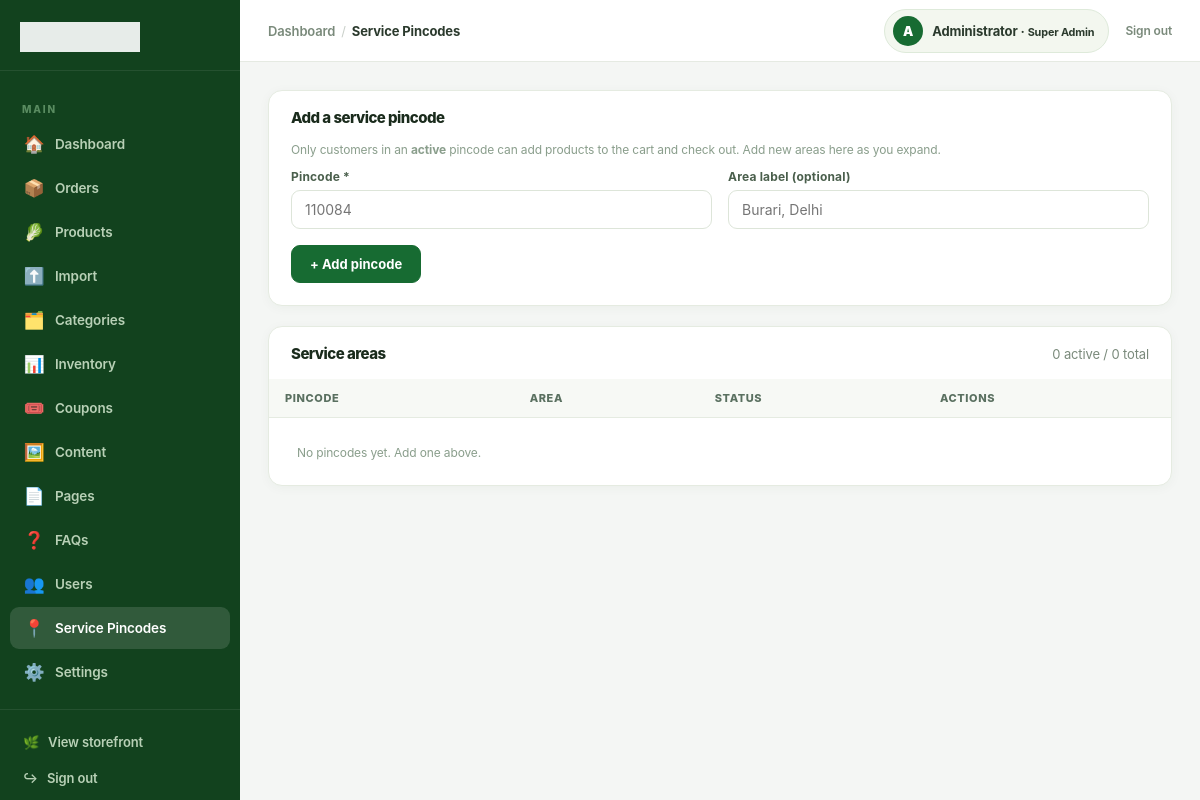
The app's page /admin/pincodes.php (signed in), older data.
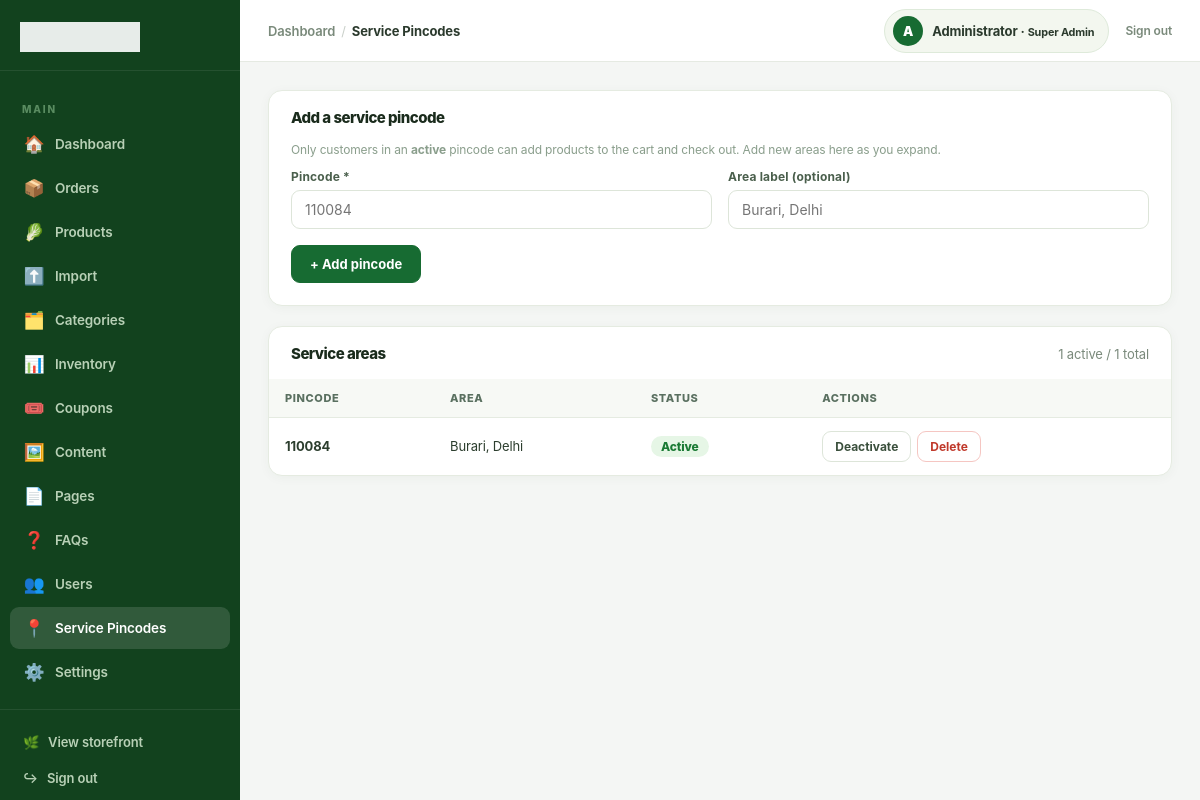
The same page, newer data.
### tables this page shows
CREATE TABLE `users` (
  `id` bigint(20) UNSIGNED NOT NULL,
  `name` varchar(120) NOT NULL,
  `first_name` varchar(80) DEFAULT NULL,
  `last_name` varchar(80) DEFAULT NULL,
  `email` varchar(190) DEFAULT NULL,
  `phone` varchar(20) DEFAULT NULL,
  `avatar` varchar(500) DEFAULT NULL,
  `password_hash` varchar(255) DEFAULT NULL,
  `provider` enum('local','google','facebook') NOT NULL DEFAULT 'local',
  `provider_id` varchar(190) DEFAULT NULL,
  `role_slug` varchar(80) NOT NULL DEFAULT 'customer',
  `points` int(10) UNSIGNED NOT NULL DEFAULT 0,
  `wallet_balance` decimal(10,2) NOT NULL DEFAULT 0.00,
  `remember_token_hash` varchar(255) DEFAULT NULL,
  `referral_code` varchar(32) DEFAULT NULL,
  `referred_by` bigint(20) UNSIGNED DEFAULT NULL,
  `is_active` tinyint(1) NOT NULL DEFAULT 1,
  `remarks` text DEFAULT NULL,
  `created_at` timestamp NOT NULL DEFAULT current_timestamp(),
  `updated_at` timestamp NOT NULL DEFAULT current_timestamp() ON UPDATE current_timestamp()
);

CREATE TABLE `service_pincodes` (
  `id` int(10) UNSIGNED NOT NULL AUTO_INCREMENT,
  `pincode` varchar(10) NOT NULL,
  `label` varchar(120) DEFAULT NULL,
  `is_active` tinyint(1) NOT NULL DEFAULT 1,
  `created_at` timestamp NOT NULL DEFAULT current_timestamp(),
  PRIMARY KEY (`id`),
  UNIQUE KEY `uniq_pincode` (`pincode`)
);

### config/config.php (called while the page is built, shortened)
<?php
function e(?string $v):string{return htmlspecialchars($v??'',ENT_QUOTES,'UTF-8');}
function url(string $p=''):string{return BASE_URL.ltrim($p,'/');}

### admin/pincodes.php (the view, shortened to what this page needs)
<?php
$pdo = db();
$pins = $pdo->query('SELECT * FROM service_pincodes ORDER BY is_active DESC, pincode')->fetchAll();
$activeCount = 0; foreach ($pins as $p) { if ($p['is_active']) $activeCount++; }
$adminTitle='Service Pincodes'; $adminSection='pincodes'; $adminCrumbs=[['label'=>'Service Pincodes']];
include __DIR__.'/../includes/admin-header.php';
?>
<div class="ap-card">
  <div class="ap-card-header"><h2 class="ap-card-title">Add a service pincode</h2></div>
  <div class="ap-card-body">
    <p class="ap-hint">Only customers in an <b>active</b> pincode can add products to the cart and check out. Add new areas here as you expand.</p>
    <form class="ap-form" method="post">
      <div class="ap-form-grid">
        <div class="ap-field"><label class="ap-label">Pincode *</label><input class="ap-input" name="pincode" inputmode="numeric" pattern="[1-9][0-9]{5}" maxlength="6" placeholder="110084" required></div>
        <div class="ap-field"><label class="ap-label">Area label (optional)</label><input class="ap-input" name="label" placeholder="Burari, Delhi"></div>
      </div>
      <div><button class="ap-btn ap-btn-primary">+ Add pincode</button></div>
    </form>
  </div>
</div>
<div class="ap-card">
  <div class="ap-card-header"><h2 class="ap-card-title">Service areas</h2><span style="font-size:13px;color:#7a8a7b;"><?= $activeCount ?> active / <?= count($pins) ?> total</span></div>
  <div class="ap-card-body no-pad">
    <div class="ap-table-wrap">
      <table class="ap-table">
        <thead><tr><th>Pincode</th><th>Area</th><th>Status</th><th>Actions</th></tr></thead>
        <tbody>
        <?php if (!$pins): ?>
          <tr><td colspan="4"><span class="ap-hint" style="padding:12px;display:block">No pincodes yet. Add one above.</span></td></tr>
        <?php endif; ?>
        <?php foreach ($pins as $p): ?>
          <tr>
            <td><b><?= e($p['pincode']) ?></b></td>
            <td><?= e($p['label'] ?? '—') ?></td>
            <td><span class="ap-badge <?= $p['is_active'] ? 'ap-badge-green' : 'ap-badge-gray' ?>"><?= $p['is_active'] ? 'Active' : 'Inactive' ?></span></td>
            <td>
              <div style="display:flex;gap:6px;">
                <form method="post" style="display:inline">
                  <button class="ap-btn ap-btn-sm"><?= $p['is_active'] ? 'Deactivate' : 'Activate' ?></button>
                </form>
                <form method="post" style="display:inline" onsubmit="return confirm('Remove this pincode?');">
                  <button class="ap-btn ap-btn-sm ap-btn-danger">Delete</button>
                </form>
              </div>
            </td>
          </tr>
        <?php endforeach; ?>
        </tbody>
      </table>
    </div>
  </div>
</div>
<?php include __DIR__.'/../includes/admin-footer.php'; ?>

### includes/admin-header.php (shortened to what this page needs)
<?php
$adminTitle   = $adminTitle   ?? 'Admin';
$adminSection = $adminSection ?? '';
$adminCrumbs  = $adminCrumbs  ?? [];
$_au = null;
if (is_logged_in()) {
    $_s = $pdo->prepare('SELECT first_name, last_name, role_slug FROM users WHERE id = ? LIMIT 1');
    $_s->execute([user_id()]);
    $_au = $_s->fetch();
}
$_auName  = trim(($_au['first_name'] ?? '') . ' ' . ($_au['last_name'] ?? '')) ?: 'Admin';
$_auRole  = ucwords(str_replace('_', ' ', $_au['role_slug'] ?? 'admin'));
$_auInit  = strtoupper(mb_substr($_auName, 0, 1));
$_navItems = [
    ['dashboard', '🏠', 'Dashboard',  url('admin/'),                 null],
    ['orders',    '📦', 'Orders',     url('admin/orders.php'),       'orders'],
    ['products',  '🥬', 'Products',   url('admin/products.php'),     'catalog'],
    ['import',    '⬆️', 'Import',     url('admin/import.php'),       'catalog'],
    ['categories','🗂️',  'Categories', url('admin/categories.php'),  'catalog'],
    ['inventory', '📊', 'Inventory',  url('admin/inventory.php'),    'catalog'],
    ['coupons',   '🎟️',  'Coupons',   url('admin/coupons.php'),      'settings'],
    ['content',   '🖼️',  'Content',   url('admin/content.php'),      'content'],
    ['pages',     '📄', 'Pages',      url('admin/pages.php'),        'content'],
    ['faqs',      '❓', 'FAQs',       url('admin/faqs.php'),         'content'],
    ['users',     '👥', 'Users',      url('admin/users.php'),        'users'],
    ['pincodes',  '📍', 'Service Pincodes', url('admin/pincodes.php'), 'settings'],
    ['settings',  '⚙️',  'Settings',  url('admin/settings.php'),    'settings'],
];
?>
<!doctype html>
<html lang="en">
<head>
  <link rel="stylesheet" href="<?= url('assets/css/style.css') ?>?v=<?= time() ?>">
</head>
<body class="admin-body">
<div class="admin-shell">
  <aside class="admin-sidebar" id="adminSidebar">
    <div class="admin-brand">
      <img src="<?= url('assets/logo.png') ?>" alt="<?= e(APP_NAME) ?>">
    </div>
    <nav class="admin-nav">
      <div class="admin-nav-section">Main</div>
      <?php foreach ($_navItems as [$key, $icon, $label, $href, $perm]): ?>
        <a href="<?= e($href) ?>" class="<?= $adminSection === $key ? 'active' : '' ?>">
          <span class="nav-icon"><?= $icon ?></span>
          <?= e($label) ?>
        </a>
      <?php endforeach; ?>
    </nav>
    <div class="admin-sidebar-footer">
      <a href="<?= url() ?>" target="_blank">
        <span class="nav-icon">🌿</span> View storefront
      </a>
      <a href="<?= url('admin/logout.php') ?>">
        <span class="nav-icon">↪</span> Sign out
      </a>
    </div>
  </aside>
  <div class="admin-main">
    <header class="admin-topbar">
      <div class="admin-topbar-left">
        <?php if ($adminCrumbs): ?>
          <nav class="admin-breadcrumb" aria-label="Breadcrumb">
            <a href="<?= url('admin/') ?>">Dashboard</a>
            <?php foreach ($adminCrumbs as $_crumb): ?>
              <span class="sep">/</span>
              <?php if (!empty($_crumb['url'])): ?>
                <a href="<?= e($_crumb['url']) ?>"><?= e($_crumb['label']) ?></a>
              <?php else: ?>
                <span class="current"><?= e($_crumb['label']) ?></span>
              <?php endif; ?>
            <?php endforeach; ?>
          </nav>
        <?php else: ?>
          <nav class="admin-breadcrumb">
            <span class="current"><?= e($adminTitle) ?></span>
          </nav>
        <?php endif; ?>
      </div>
      <div class="admin-topbar-right">
        <div class="admin-user-pill">
          <div class="admin-avatar"><?= e($_auInit) ?></div>
          <span><?= e($_auName) ?> &middot; <small><?= e($_auRole) ?></small></span>
        </div>
        <a href="<?= url('admin/logout.php') ?>">Sign out</a>
      </div>
    </header>
    <div class="admin-content">

### includes/admin-footer.php (shortened to what this page needs)
    </div>
  </div>
</div>
</body>
</html>

Row changes from the older to the newer data that the page shows:
added service_pincodes: pincode "110084", label "Burari, Delhi", is_active "Active"
Text that changed along with them:
$activeCount: "0" → "1"
count($pins): "0" → "1"
text no longer shown: "No pincodes yet. Add one above."
